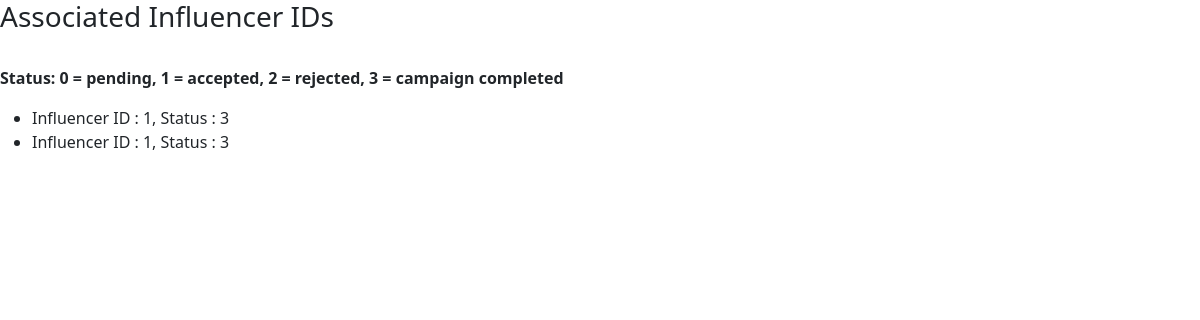
Screenshot of /c/1 with the database file from the repository.
### models.py (models this page shows)
class Influencer_Requests(db.Model):   ## requests from sponsor to influencer
    __tablename__ = "in_requests"
    rid = db.Column(db.Integer, primary_key = True, autoincrement = True)
    cid = db.Column(db.Integer,db.ForeignKey("campaigns.cid"),nullable=False)
    inf = db.Column(db.Integer,db.ForeignKey("influencer_user_info.user_id"),nullable=False)
    sp = db.Column(db.Integer,db.ForeignKey("sponsor_user_info.user_id"),nullable=False)
    payment = db.Column(db.Integer, nullable = False)
    message = db.Column(db.String, nullable = True)
    status = db.Column(db.Integer,nullable=False)  ## 0 > pending, 1 > accepted, 2 > rejected, 3 > completed

class Sponsor_Requests(db.Model):    ## requests from influencer to sponsor
    __tablename__ = "sp_requests"
    rid = db.Column(db.Integer, primary_key = True, autoincrement = True)
    cid = db.Column(db.Integer,db.ForeignKey("campaigns.cid"),nullable=False)
    payment = db.Column(db.Integer, nullable = False)
    message = db.Column(db.String, nullable = True)
    status = db.Column(db.Integer,nullable=False) ## 0 > pending, 1 > accepted, 2 > rejected, 3 > completed
    sp = db.Column(db.Integer,db.ForeignKey("sponsor_user_info.user_id"),nullable=False)
    inf = db.Column(db.Integer,db.ForeignKey("influencer_user_info.user_id"),nullable=False)

### app.py (the view)
@app.route('/c/<string:cid>')
def camp_influencers(cid):
    infs = Influencer_Requests.query.filter(Influencer_Requests.cid == cid).all()
    infs += Sponsor_Requests.query.filter(Sponsor_Requests.cid == cid, Sponsor_Requests.status != 2).all()
    return render_template('sp_extra.html', content = infs)

### templates/sp_extra.html (shortened to what this page needs)
<!DOCTYPE html>
<html lang="en">
<head>
    <link href="https://cdn.jsdelivr.net/npm/bootstrap@5.3.3/dist/css/bootstrap.min.css" rel="stylesheet">
</head>
<body>
    <h3>Associated Influencer IDs</h3>
    <br>
    <p><b>Status: 0 = pending, 1 = accepted, 2 = rejected, 3 = campaign completed</b></p>
    <ul>
        {%for row in content%}
        <li>
            Influencer ID : {{row.inf}}, Status : {{row.status}}
        </li>
        {%endfor%}
    </ul>
</body>
</html>

### rows the page displays
Influencer_Requests: inf "1", status "3"
Sponsor_Requests: inf "1", status "3"
